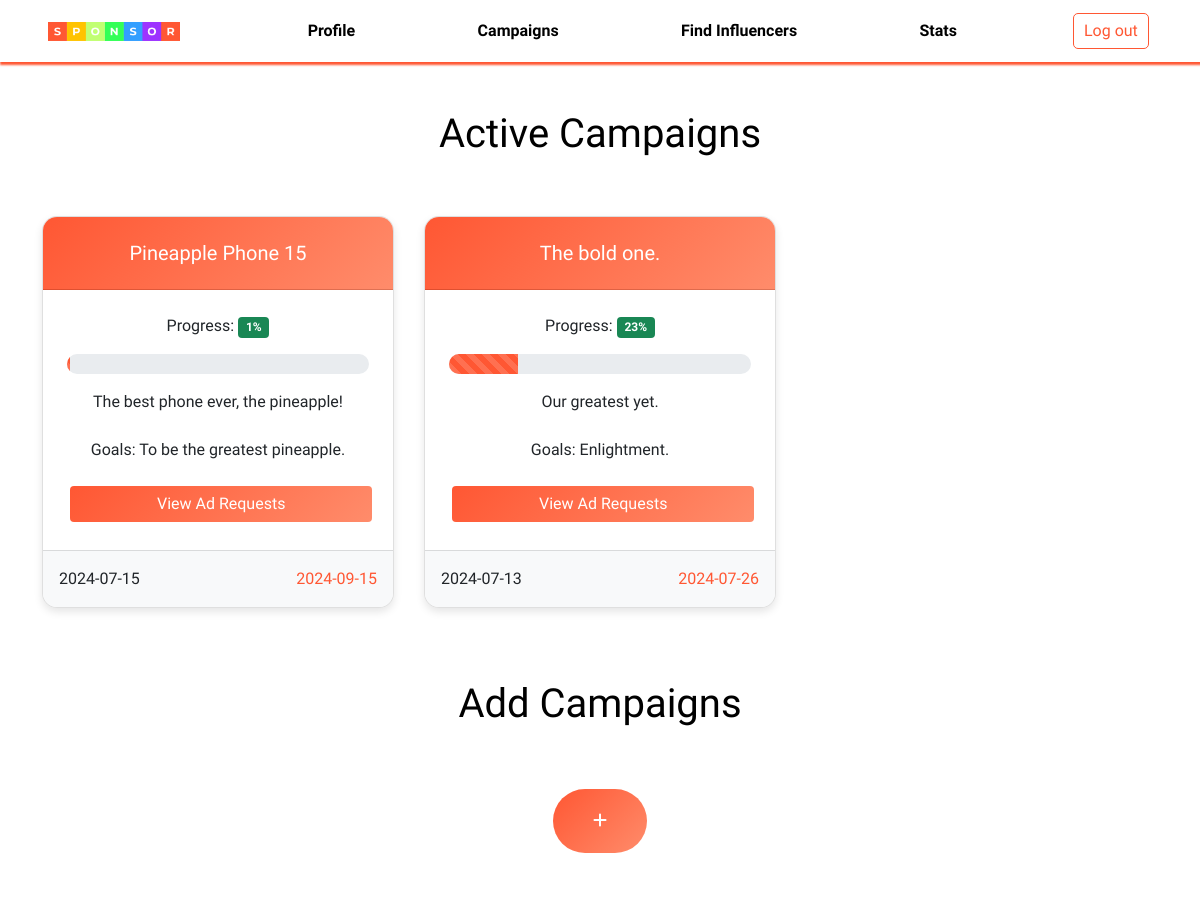
Before: /sponsor/dashboard (upper part) with the older database file.
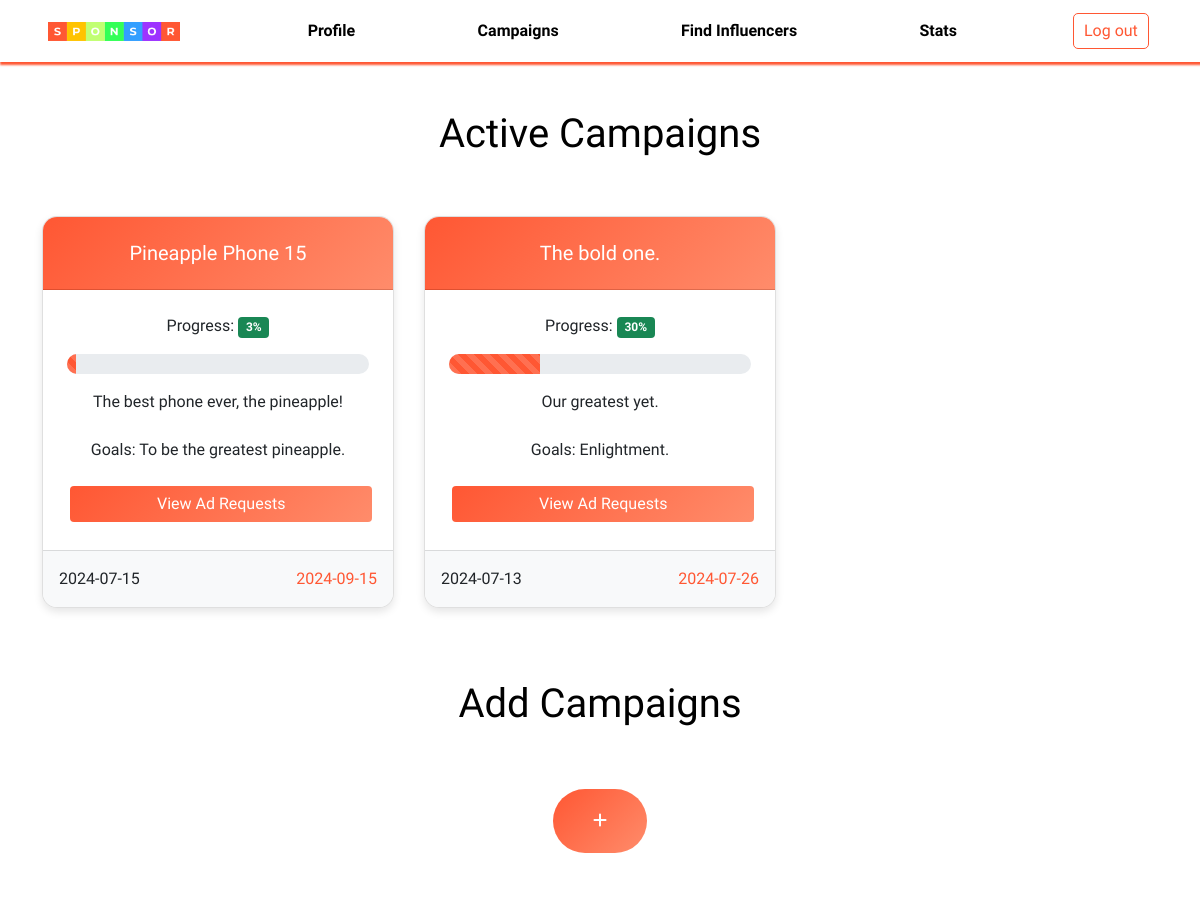
After: the same page with the newer database file.
### application/models.py (models this page shows)
class Campaign(db.Model):
    __tablename__ = 'Campaign'
    key = db.Column(db.Integer, primary_key=True, autoincrement=True)
    sponsor = db.Column(db.String, db.ForeignKey('Sponsor.username'), nullable=False)
    name = db.Column(db.String)
    description = db.Column(db.String)
    progress = db.Column(db.Integer)
    start_date = db.Column(db.Date)
    end_date = db.Column(db.Date)
    budget = db.Column(db.Integer)
    goals = db.Column(db.String)
    flag = db.Column(db.Integer)

### application/controllers.py (the view)
@app.route('/sponsor/dashboard', methods=['GET', 'POST'])
def sponsor_dashboard():
    if request.method == 'GET':
        campaigns = db.session.query(Campaign).filter(Campaign.sponsor=='sponsor', Campaign.progress!=100).all()[::-1]
        past_campaigns = db.session.query(Campaign).filter(Campaign.sponsor=='sponsor', Campaign.progress==100).all()[::-1]
        influencer_requests = db.session.query(InfluencerRequests, Campaign.name).join(Campaign).filter(InfluencerRequests.sponsor == 'sponsor', InfluencerRequests.status == 0).all()[::-1]
        past_influencer_requests = db.session.query(InfluencerRequests, Campaign.name).join(Campaign).filter(InfluencerRequests.sponsor == 'sponsor', InfluencerRequests.status != 0).all()[::-1]
        for campaign in campaigns:
            if campaign.end_date < datetime.now().date():
                campaign.progress = 100
                db.session.commit()
            else:
                campaign.progress = int((datetime.now().date() - campaign.start_date).days / (campaign.end_date - campaign.start_date).days * 100)
                db.session.commit()
        return render_template('sponsordashboard.html', campaigns=campaigns, past_campaigns = past_campaigns, influencer_requests=influencer_requests, past_influencer_requests=past_influencer_requests)

### templates/sponsordashboard.html (shortened to what this page needs)
<!DOCTYPE html>
<html>
<head>
    <link href="https://cdn.jsdelivr.net/npm/bootstrap@5.0.2/dist/css/bootstrap.min.css" rel="stylesheet">
    <link rel="stylesheet" href="https://cdnjs.cloudflare.com/ajax/libs/font-awesome/6.0.0-beta3/css/all.min.css">
    <link rel="stylesheet" href="{{ url_for('static', filename='sponsordashboard.css') }}">
    <link rel="stylesheet" href="{{ url_for('static', filename='nav.css') }}">
    <link rel="stylesheet" href="https://unpkg.com/swiper/swiper-bundle.min.css">
</head>
<body>
    <div class="nav-container">
        <nav class="navbar navbar-expand-lg bg-body-tertiary">
            <div class="container-fluid px-5">
                <img class="navbar-brand img-fluid" src="{{ url_for('static', filename='sponsor-logo.png') }}" style="width: 12%;" />
                <div class="collapse navbar-collapse" id="navbarSupportedContent">
                    <ul class="navbar-nav me-auto mb-2 mb-lg-0">
                        <li class="nav-item">
                            <button class="nav-link btn" aria-current="page" href="#" style="color: black; font-weight: bolder;" onclick="location.href='{{ url_for('sponsor_profile')}}'">Profile</button>
                        </li>
                        <li class="nav-item">
                            <button class="nav-link btn" href="#" style="color: black; font-weight: bolder;" onclick="location.href='{{ url_for('sponsor_dashboard')}}'">Campaigns</button>
                        </li>
                        <li class="nav-item">
                            <button class="nav-link btn" aria-current="page" href="#" style="color: black; font-weight: bolder;">Find Influencers</button>
                        </li>
                        <li class="nav-item">
                            <button class="nav-link btn" aria-current="page" href="#" style="color: black; font-weight: bolder;">Stats</button>
                        </li>
                    </ul>
                    <form action="{{ url_for('logout') }}">
                    <button class="btn btn-outline-danger logout-btn" type="submit">Log out</button>
                    </form>
                </div>
            </div>
        </nav>
    </div>
    {% if campaigns[0] %}
    <br><br>
    <div class="container">
        <div class="row">
            <div class="col-12 text-center">
                <h1 style="color: black;">Active Campaigns</h1>
            </div>
        </div>
        <div class="row">
            <div class="col-12 text-center card-container">
                <div class="swiper-container">
                    <div class="swiper-wrapper">
                        {% for campaign in campaigns %}
                        <div class="swiper-slide d-flex">
                            <div class="card" style="width: 30rem;">
                                <div class="card-header">
                                    <h5 class="card-title">{{ campaign.name }}</h5>
                                </div>
                                <div class="card-body">
                                    <p class="card-text">Progress: <span class="badge bg-success">{{ campaign.progress }}%</span></p>
                                    <div class="progress mb-3">
                                        <div class="progress-bar progress-bar-striped progress-bar-animated" role="progressbar" style="width: {{ campaign.progress }}%;" aria-valuenow="{{ campaign.progress }}" aria-valuemin="0" aria-valuemax="100"></div>
                                    </div>
                                    <div>
                                        {{ campaign.description }}
                                        <br><br>
                                        <p class="card-text">Goals: {{ campaign.goals }}</p>
                                        <button class="btn btn-custom w-100 mt-2 view-ad-request-btn" type="button" data-bs-toggle="modal" data-bs-target="#adRequestModal"
                                        data-sponsor="{{ campaign.sponsor }}" data-influencer="{{ campaign.influencer }}" data-description="{{ campaign.description }}"
                                        data-niche="{{ campaign.niche }}" data-payment="{{ campaign.payment }}" data-status="{{ campaign.status }}">
                                            View Ad Requests
                                        </button>
                                    </div>
                                </div>
                                <div class="card-footer text-body-secondary d-flex justify-content-between">
                                    <div>
                                        {{ campaign.start_date }}
                                    </div>
                                    <div style="color: #FF5733;">
                                        {{ campaign.end_date }}
                                    </div>
                                </div>
                            </div>
                        </div>
                        {% endfor %}
                    </div>
                </div>
            </div>
        </div>
        {% endif %}
        <br><br><br>
        <div class="row">
            <div class="col-12 text-center">
                <h1 style="color: black;">Add Campaigns</h1>
            </div>
            <div class="col-12 justify-content-center d-flex add-container">
                <a href="{{ url_for('create_campaign') }}" class="btn btn-primary btn-add-campaign">
                    <i class="fas fa-plus"></i>
                </a>
            </div>
        </div>
        {% if influencer_requests[0] %}
        <br><br><br>
        {% endif %}
    </div>
</body>
</html>

### static/sponsordashboard.css (style rules this page uses)
body { background: white; font-family: "Domine", serif; }
.navbar-brand { height: fit-content; width: 10%; }
.navbar { box-shadow: 1px 2px 2px 1px purple; }
.navbar-nav .nav-item { margin-left: 100px; }
.nav-link { border: none; }
.card-container { margin-top: 50px; }
.add-container { margin-top: 50px; }
.container { overflow: hidden; }
.add-container .btn { padding-left: 40px; padding-right: 40px; padding-top: 20px; padding-bottom: 20px; border-radius: 100px; border: none; background-color: palegreen; }
.swiper-container { position: relative; }
.swiper-slide { display: flex; justify-content: center; }
.btn-add-campaign { background: linear-gradient(135deg, #FF5733, #FF8C6B); }
.card { box-shadow: 0 1px 1px 0 black; }
.card { border-radius: 15px; overflow: hidden; box-shadow: 0 4px 8px rgba(0,0,0,0.1); }
.card-header { background: linear-gradient(135deg, #FF5733, #FF8C6B); color: white; padding: 1rem; padding-top: 1.5rem; text-align: center; }
.card-body { padding: 1.5rem; }
.card-footer { background-color: #f8f9fa; text-align: center; padding: 1rem; }
.progress { height: 20px; border-radius: 10px; }
.progress-bar { background-color: #FF5733; }
.btn-custom { background: linear-gradient(135deg, #FF5733, #FF8C6B); color: white; border: none; transition: background 0.3s ease; }
.btn { margin: 0.2rem; }

### static/nav.css (style rules this page uses)
.navbar-brand { height: fit-content; width: 10%; }
.navbar { box-shadow: 1px 2px 2px 1px #FF5733; }
.navbar-nav .nav-item { margin-left: 100px; }
.nav-link { border: none; }
.logout-btn { background-color: white; color: #FF5733; border: 1px solid #FF5733; border-radius: 5px; padding: 5px 10px; cursor: pointer; }

Changed rows visible on the page:
changed Campaign "Pineapple Phone 15": progress "1" → "3"
changed Campaign "The bold one.": progress "23" → "30"
